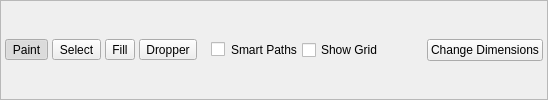
              <widget class="QFrame" name="frame_6">
               <property name="sizePolicy">
                <sizepolicy hsizetype="Expanding" vsizetype="Fixed">
                 <horstretch>0</horstretch>
                 <verstretch>0</verstretch>
                </sizepolicy>
               </property>
               <property name="minimumSize">
                <size>
                 <width>0</width>
                 <height>32</height>
                </size>
               </property>
               <property name="frameShape">
                <enum>QFrame::StyledPanel</enum>
               </property>
               <property name="frameShadow">
                <enum>QFrame::Raised</enum>
               </property>
               <layout class="QHBoxLayout" name="horizontalLayout_2">
                <property name="spacing">
                 <number>4</number>
                </property>
                <property name="leftMargin">
                 <number>4</number>
                </property>
                <property name="topMargin">
                 <number>4</number>
                </property>
                <property name="rightMargin">
                 <number>4</number>
                </property>
                <property name="bottomMargin">
                 <number>4</number>
                </property>
                <item>
                 <widget class="QToolButton" name="toolButton_Paint">
                  <property name="enabled">
                   <bool>true</bool>
                  </property>
                  <property name="toolTip">
                   <string>&lt;html&gt;&lt;head/&gt;&lt;body&gt;&lt;p&gt;Pencil&lt;/p&gt;&lt;p&gt;Click and drag to draw on the map.&lt;/p&gt;&lt;/body&gt;&lt;/html&gt;</string>
                  </property>
                  <property name="text">
                   <string>Paint</string>
                  </property>
                  <property name="icon">
                   <iconset resource="resources/images.qrc">
                    <normaloff>:/icons/pencil.ico</normaloff>:/icons/pencil.ico</iconset>
                  </property>
                  <property name="checkable">
                   <bool>true</bool>
                  </property>
                  <property name="checked">
                   <bool>true</bool>
                  </property>
                  <property name="autoRaise">
                   <bool>false</bool>
                  </property>
                 </widget>
                </item>
                <item>
                 <widget class="QToolButton" name="toolButton_Select">
                  <property name="enabled">
                   <bool>true</bool>
                  </property>
                  <property name="toolTip">
                   <string>&lt;html&gt;&lt;head/&gt;&lt;body&gt;&lt;p&gt;Pointer&lt;/p&gt;&lt;p&gt;Does nothing&lt;/p&gt;&lt;/body&gt;&lt;/html&gt;</string>
                  </property>
                  <property name="text">
                   <string>Select</string>
                  </property>
                  <property name="icon">
                   <iconset resource="resources/images.qrc">
                    <normaloff>:/icons/cursor.ico</normaloff>:/icons/cursor.ico</iconset>
                  </property>
                  <property name="checkable">
                   <bool>true</bool>
                  </property>
                 </widget>
                </item>
                <item>
                 <widget class="QToolButton" name="toolButton_Fill">
                  <property name="toolTip">
                   <string>&lt;html&gt;&lt;head/&gt;&lt;body&gt;&lt;p&gt;Flood Fill&lt;/p&gt;&lt;p&gt;Fills all similar tiles in a region with the selected metatiles or collision attributes&lt;/p&gt;&lt;/body&gt;&lt;/html&gt;</string>
                  </property>
                  <property name="text">
                   <string>Fill</string>
                  </property>
                  <property name="icon">
                   <iconset resource="resources/images.qrc">
                    <normaloff>:/icons/fill_color.ico</normaloff>:/icons/fill_color.ico</iconset>
                  </property>
                  <property name="checkable">
                   <bool>true</bool>
                  </property>
                 </widget>
                </item>
                <item>
                 <widget class="QToolButton" name="toolButton_Dropper">
                  <property name="toolTip">
                   <string>&lt;html&gt;&lt;head/&gt;&lt;body&gt;&lt;p&gt;Eye Dropper&lt;/p&gt;&lt;p&gt;Click to select a metatile or collision attribute.&lt;/p&gt;&lt;/body&gt;&lt;/html&gt;</string>
                  </property>
                  <property name="text">
                   <string>Dropper</string>
                  </property>
                  <property name="icon">
                   <iconset resource="resources/images.qrc">
                    <normaloff>:/icons/pipette.ico</normaloff>:/icons/pipette.ico</iconset>
                  </property>
                  <property name="checkable">
                   <bool>true</bool>
                  </property>
                 </widget>
                </item>
                <item>
                 <widget class="QCheckBox" name="checkBox_smartPaths">
                  <property name="toolTip">
                   <string>&lt;html&gt;&lt;head/&gt;&lt;body&gt;&lt;p&gt;Smart-path mode allows easier drawing of paths. If a 3x3 metatile block is selcted in the right panel, then smart path mode will automatically form a pathway using those selected blocks.&lt;/p&gt;&lt;p&gt;When smart-path mode is &lt;span style=&quot; font-weight:600;&quot;&gt;not&lt;/span&gt; enabled, clicking and dragging a selection will tile it in a grid.&lt;/p&gt;&lt;/body&gt;&lt;/html&gt;</string>
                  </property>
                  <property name="styleSheet">
                   <string notr="true">margin-left: 10px</string>
                  </property>
                  <property name="text">
                   <string>Smart Paths</string>
                  </property>
                 </widget>
                </item>
                <item>
                 <widget class="QCheckBox" name="checkBox_ToggleGrid">
                  <property name="toolTip">
                   <string>&lt;html&gt;&lt;head/&gt;&lt;body&gt;&lt;p&gt;Toggles a grid over the map's metatile boundaries.&lt;/p&gt;&lt;/body&gt;&lt;/html&gt;</string>
                  </property>
                  <property name="styleSheet">
                   <string notr="true"/>
                  </property>
                  <property name="text">
                   <string>Show Grid</string>
                  </property>
                 </widget>
                </item>
                <item>
                 <spacer name="horizontalSpacer">
                  <property name="orientation">
                   <enum>Qt::Horizontal</enum>
                  </property>
                  <property name="sizeHint" stdset="0">
                   <size>
                    <width>40</width>
                    <height>20</height>
                   </size>
                  </property>
                 </spacer>
                </item>
                <item>
                 <widget class="QPushButton" name="pushButton">
                  <property name="toolTip">
                   <string>&lt;html&gt;&lt;head/&gt;&lt;body&gt;&lt;p&gt;Change a map layout's width and height.&lt;/p&gt;&lt;/body&gt;&lt;/html&gt;</string>
                  </property>
                  <property name="text">
                   <string>Change Dimensions</string>
                  </property>
                 </widget>
                </item>
               </layout>
              </widget>
